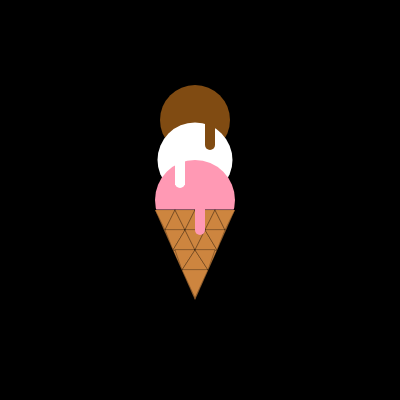
Frame 1 (no input)
Frame 60 (no input): identical to frame 1, image omitted
Frame 120 (the mouse pressed at the canvas centre since frame 60): identical to frame 1, image omitted

The p5.js sketch that drew this single still picture (run headless with seeded random() and noise() and a simulated clock; from frame 60 on, the mouse is pressed at the canvas centre):

// p5.js sketch
// ── sketch.js
function setup() {
  createCanvas(400, 400);
}

function draw() {
  background(0,0,0);
  
  noStroke();
  fill(128,75,18)
  ellipse(195,120,70)
  rect(205,120,20,35)
  fill(255,255,255)
  ellipse(195,160,75)
  fill(255,153,180)
  noStroke();
  ellipse(195,200,80)
  fill(128,75,18)
  rect(205,120,10,25)
  ellipse(210,145,10)
  fill(255,255,255)
  rect(175,150,10,35)
  ellipse(180,183,10)
  fill(205,133,63)
  stroke(1);
  strokeWeight(0.3);
  //waffle cone first level
  triangle(155,210,195,300,235,210)
  triangle(155,210,165,230,175,210)
  triangle(165,230,175,210,185,230)
  triangle(175,210,185,230,195,210)
  triangle(185,230,195,210,205,230)
  triangle(195,210,205,230,215,210)
  triangle(205,230,215,210,225,230)
  triangle(215,210,225,230,235,210)
  //waffel cone second level
  triangle(165,230,173,250,185,230)
  triangle(173,250,185,230,195,250)
  triangle(185,230,195,250,205,230)
  triangle(195,250,205,230,217,250)
  triangle(205,230,217,250,225,230)
  //waffel cone third level
  triangle(175,250,182,270,195,250)
  triangle(182,270,195,250,208,270)
  triangle(195,250,208,270,215,250)
  //waffel cone last level
  triangle(182,270,195,298,208,270)
  noStroke();
  fill(255,153,180)
  rect(195,205,10,25)
  ellipse(200,230,10)
}
